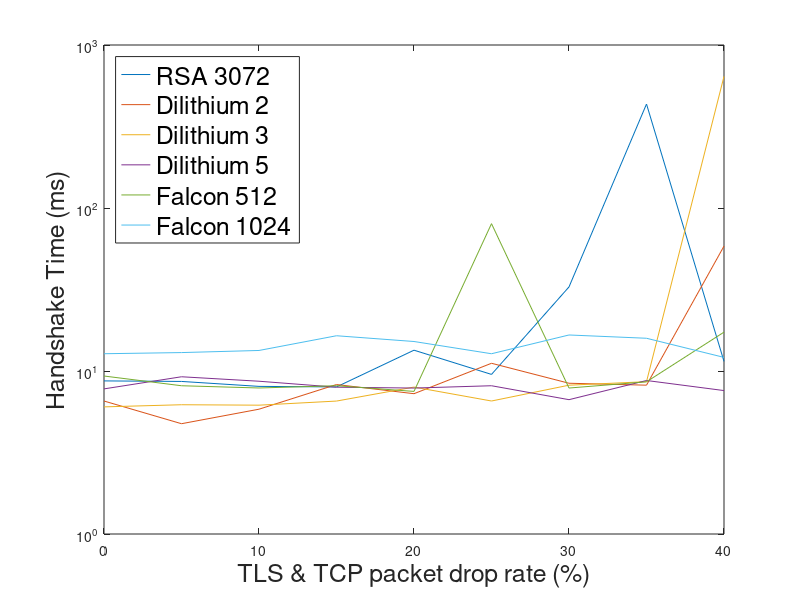

MATLAB code for this plot:
clear all
%{
quic data with 9 drop rates and 10 samples
%}
x = [0 5 10 15 20 25 30 35 40];

y = [8.695173262 8.629846566 8.047533035 7.985806469 13.41795922 9.529900555 32.79318808 434.2783217 11.45131588
    6.544303894	4.749417305	5.830097199	8.260846139	7.25710392	11.15381718	8.411431313	8.185744284	58.37039947
    6.024575233	6.209206583	6.171250343	6.540107724	7.969975479	6.545281407	8.18490982	8.599925037	642.0085433
    7.767415046	9.21881199	8.655285837	7.955455784	7.859110837	8.120965955	6.669807441	8.744978899	7.5855732
    9.316611286	8.12036991	7.867288588	8.124160765	7.496333121	80.16850948	7.86240101	8.583188053	17.31464864
    12.76328563	12.97330857	13.36572171	16.45607951	15.16993046	12.76195048	16.63460732	15.88089464	12.12100982];


%{
tls data with 9 drop rates and 10 samples

z = [23.01409244	35.65008642	13.09833527	37.69719601	127.9998779	146.6828584	302.5813103	234.7188234	33.95493029
   7.411003109	49.11291604	51.29601957	202.8107169	50.38070679	10.59389114	252.6901721	195.0881006	378.4813408
   13.25833798	8.059072486	35.78243254	9.368848804	165.7651663	118.4631824	116.2591695	727.8258088	123.0562209
   17.88449289	11.97397709	36.81724066	32.15746881	73.45192434	104.3663741	197.8394509	529.9631361	96.21708396
   14.59240914	12.15834618	36.16075515	11.07621193	162.0191812	100.8547307	163.4907962	210.3712558	269.5790534
   20.28882502	29.95557786	18.58947277	155.9488773	77.5407553	208.4122179	560.8622784	278.8308619	5.90250492];
%}

%{
quic old or first data with 3 drop rates 1000 samples
x = [0 10 40];
y = [8.63 7.18 8.03
    2319.69 2364.36 2264.67
    10929.97 6103.18 6028.09];
%}

plot(x,y)
set(gca, 'YScale', 'log')
ylabel('Handshake Time (ms)','FontSize',18)
xlabel('TLS & TCP packet drop rate (%)','FontSize',18)
legend({'RSA 3072','Dilithium 2','Dilithium 3','Dilithium 5','Falcon 512','Falcon 1024'},'FontSize',18)
legend('Location','northwest')
